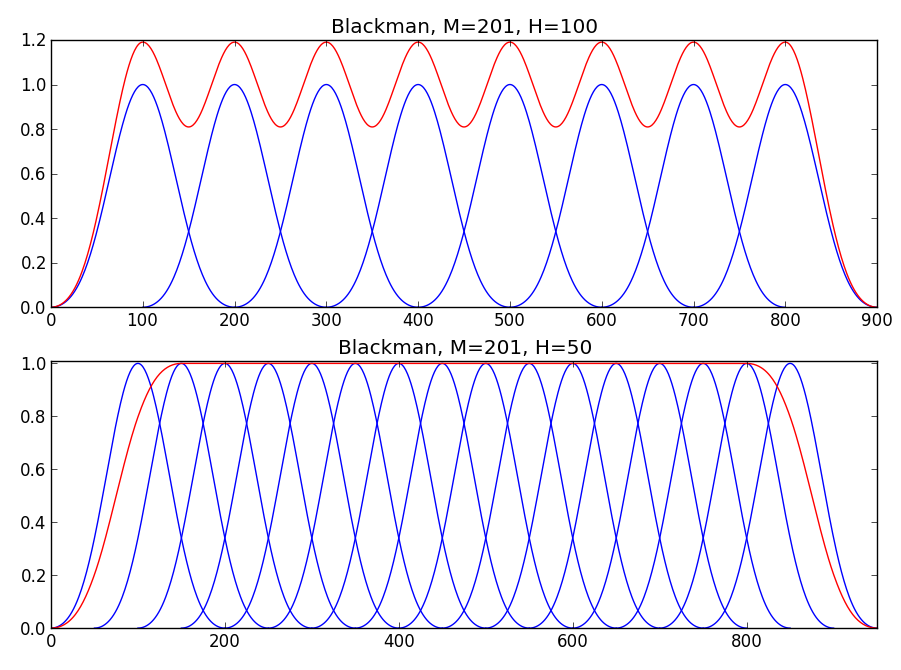

Write Python code to recreate this figure.
import numpy as np
from scipy import signal
import matplotlib.pyplot as plt


plt.figure(1)
N= 1000
M = 201
w = signal.blackman(M)
w1 = w/sum(w)

y = np.zeros(N)
H = 100
pin = 0
pend = N - M
plt.subplot(211)
while pin<pend:
	y [pin:pin+M] += w1*H
	plt.plot(np.arange(pin, pin+M), w, 'b')
	pin += H
plt.plot(np.arange(0, N), y, 'r')
plt.axis([0, N-H, 0, max(y)+.01])
plt.title('Blackman, M=201, H=100')

y = np.zeros(N)
H = 50
pin = 0
pend = N - M
plt.subplot(212)
while pin<pend:
	y [pin:pin+M] += w1*H
	plt.plot(np.arange(pin, pin+M), w, 'b')
	pin += H
plt.plot(np.arange(0, N), y, 'r')
plt.axis([0, N-H, 0, max(y)+.01])
plt.title('Blackman, M=201, H=50')

plt.show()
